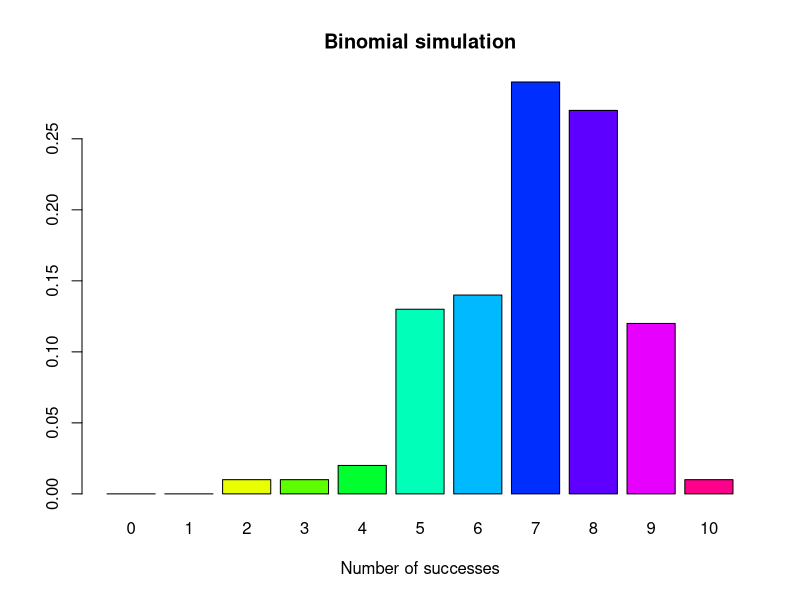
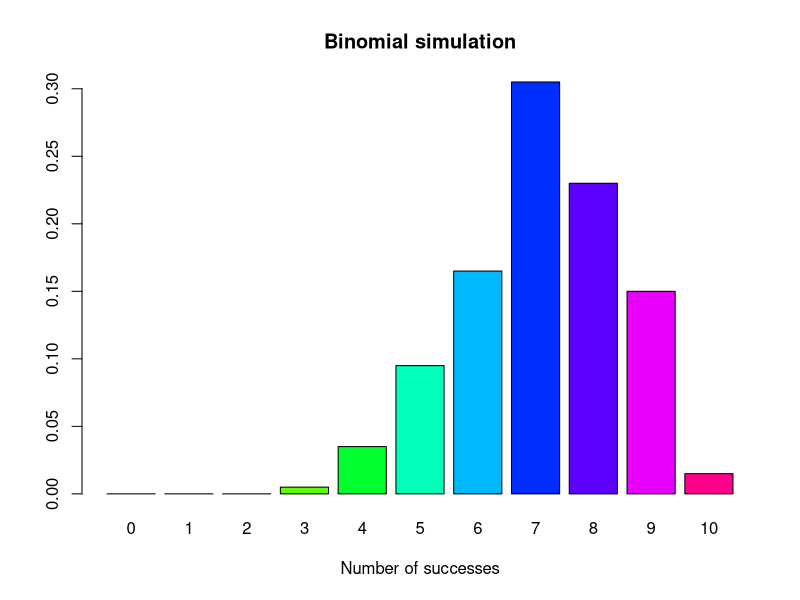
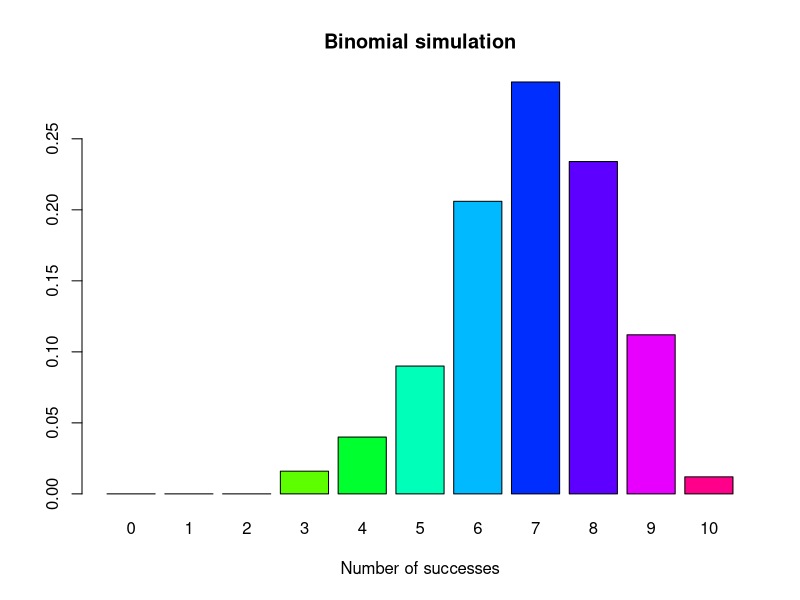
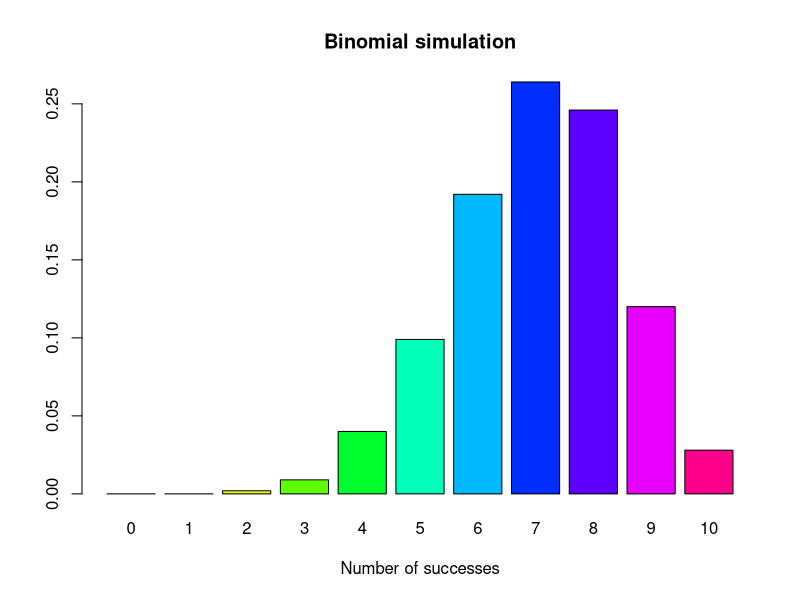
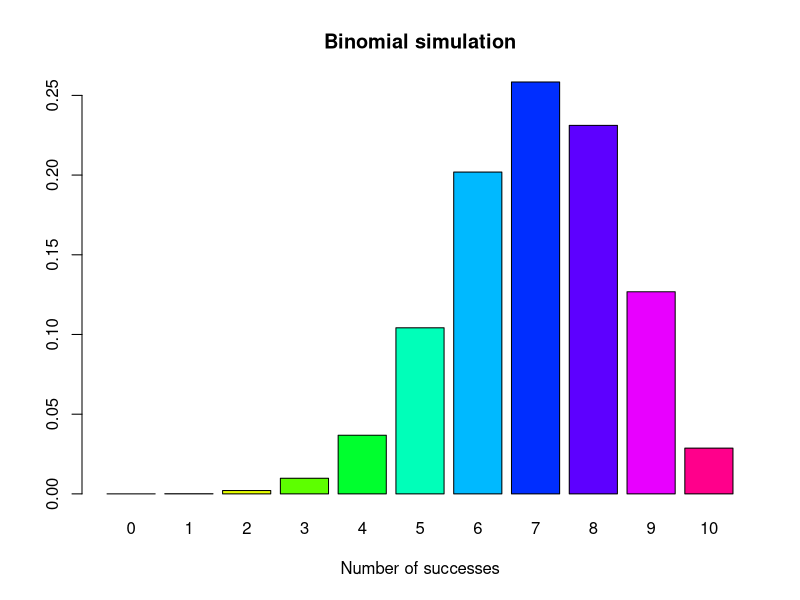
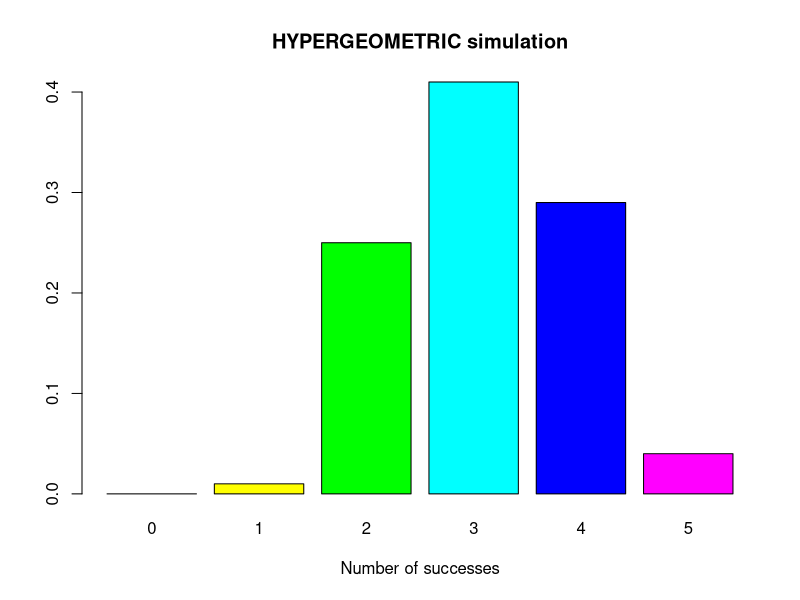
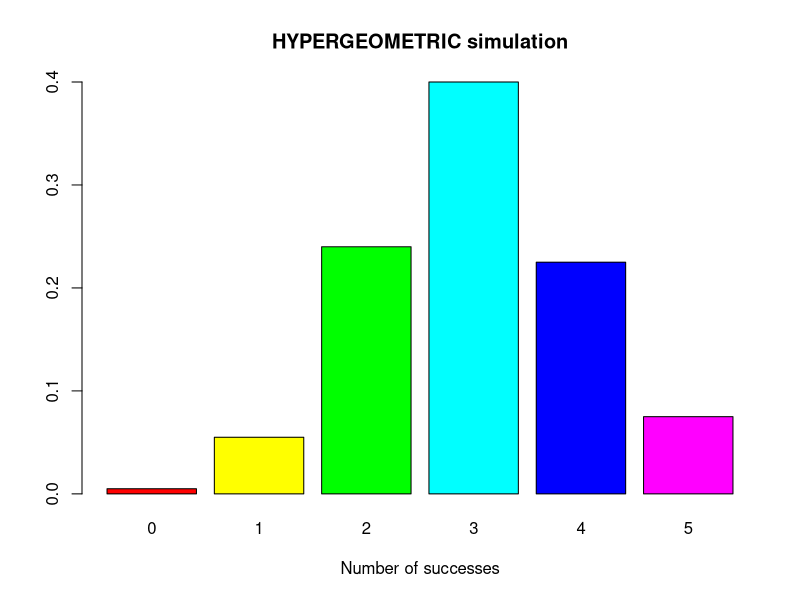
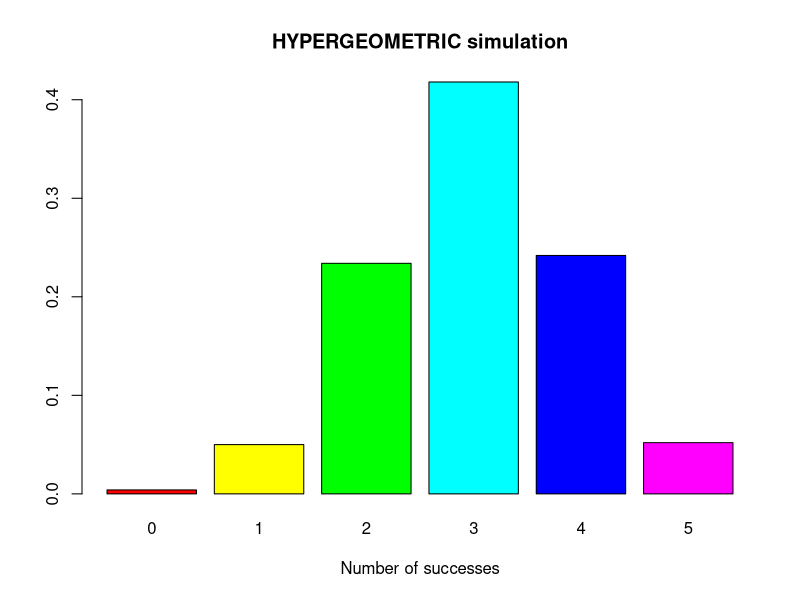

R code for these plots, in order:
## ---- chunk 1
knitr::opts_chunk$set(echo = TRUE)
## ---- chunk 2
getwd()
## ---- chunk 3
mybin=function(iter=100,n=10, p=0.5){
# make a matrix to hold the samples
#initially filled with NA's
sam.mat=matrix(NA,nr=n,nc=iter, byrow=TRUE)
#Make a vector to hold the number of successes in each trial
succ=c()
for( i in 1:iter){
#Fill each column with a new sample
sam.mat[,i]=sample(c(1,0),n,replace=TRUE, prob=c(p,1-p))
#Calculate a statistic from the sample (this case it is the sum)
succ[i]=sum(sam.mat[,i])
}
#Make a table of successes
succ.tab=table(factor(succ,levels=0:n))
#Make a barplot of the proportions
barplot(succ.tab/(iter), col=rainbow(n+1), main="Binomial simulation", xlab="Number of successes")
succ.tab/iter
}
## ---- chunk 4
mybin(n = 10,p = .7,iter = 100)
mybin(n = 10,p = .7,iter = 200)
mybin(n = 10,p = .7,iter = 500)
mybin(n = 10,p = .7,iter = 1000)
obj = mybin(n = 10,p = .7,iter = 10000)
## ---- chunk 5
obj
dbin<-round(dbinom(x = 0:10,prob = .7,size = 10),4)
names(dbin)=0:10
dbin
## ---- chunk 6
sample(c(1,1,1,1,1,1,1,1,1,1,1,1,0,0,0,0,0,0,0,0),size=5,prob=NULL, replace=F)

sample(c(1,1,1,1,1,1,1,1,1,1,1,1,0,0,0,0,0,0,0,0),size=5,prob=NULL, replace=T)
## ---- chunk 7
myhyper=function(iter=100,N=20,r=12,n=5){
# make a matrix to hold the samples
#initially filled with NA's
sam.mat=matrix(NA,nr=n,nc=iter, byrow=TRUE)
#Make a vector to hold the number of successes over the trials
succ=c()
for( i in 1:iter){
#Fill each column with a new sample
sam.mat[,i]=sample(rep(c(1,0),c(r,N-r)),n,replace=FALSE)
#Calculate a statistic from the sample (this case it is the sum)
succ[i]=sum(sam.mat[,i])
}
#Make a table of successes
succ.tab=table(factor(succ,levels=0:n))
#Make a barplot of the proportions
barplot(succ.tab/(iter), col=rainbow(n+1), main="HYPERGEOMETRIC simulation", xlab="Number of successes")
succ.tab/iter
}
## ---- chunk 8
myhyper(iter = 100,n = 5,N = 20,r = 12)
myhyper(iter = 200,n = 5,N = 20,r = 12)
myhyper(iter = 500,n = 5,N = 20,r = 12)
myhyper(iter = 1000,n = 5,N = 20,r = 12)
obj = myhyper(iter = 10000,n = 5,N = 20,r = 12)
## ---- chunk 9
obj
dhyp<-round(dhyper(k = 5,x = 0:5,m = 12,n = 8),4)
names(dhyp) = 0:5
dhyp
## ---- chunk 10
mysample=function(n, iter=10,time=0.5){
for( i in 1:iter){
#make a sample
s=sample(1:10,n,replace=TRUE)
# turn the sample into a factor
sf=factor(s,levels=1:10)
#make a barplot
barplot(table(sf)/n,beside=TRUE,col=rainbow(10),
main=paste("Example sample()", " iteration ", i, " n= ", n,sep="") ,
ylim=c(0,0.2)
)

#release the table
Sys.sleep(time)
}
}

## ---- chunk 11
mysample(n = 1000, iter = 1, time = 1)
